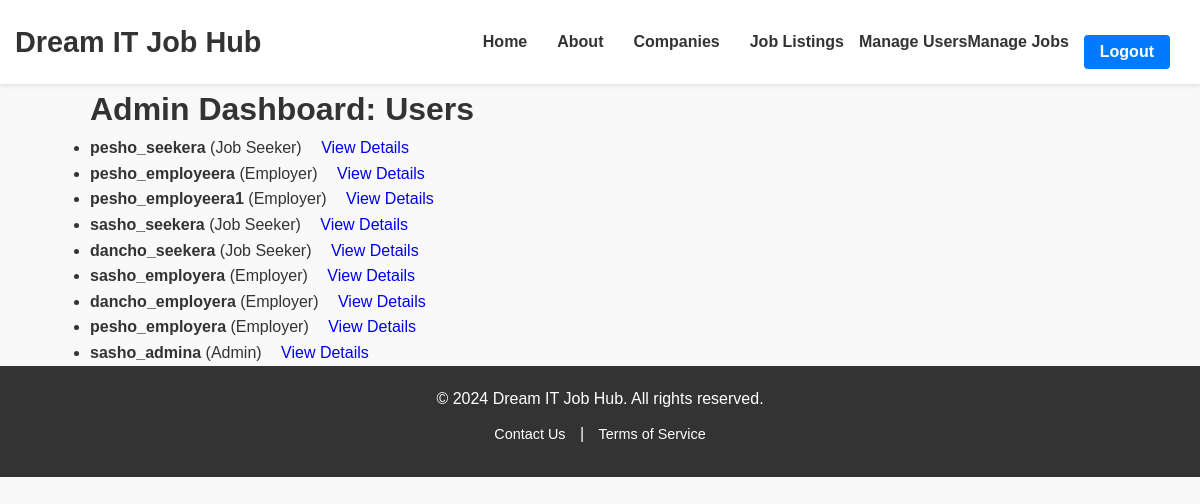
Before: /users/admin/all/ (signed in) with the older database file.
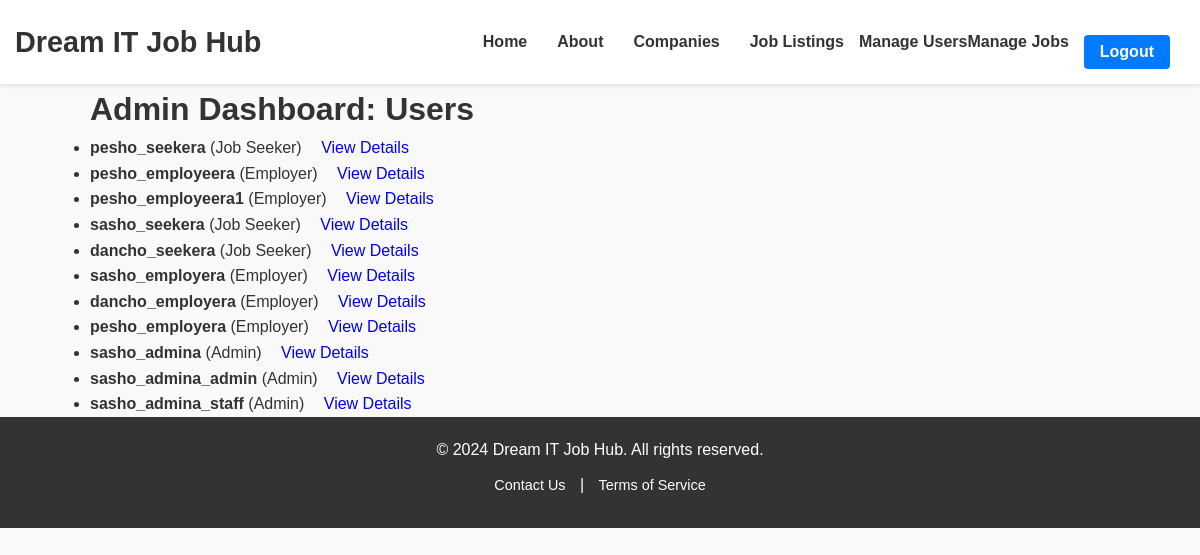
After: the same page with the newer database file.
### JobPortalFinal/users/models.py (models this page shows, shortened)
class CustomUser(AbstractUser):
    USER_TYPE_CHOICES = (
        (1, 'Job Seeker'),
        (2, 'Employer'),
        (3 , 'Admin'),
    )
    user_type = models.IntegerField(choices=USER_TYPE_CHOICES)
    def is_seeker(self):
        return self.user_type == 1
    def is_employer(self):
        return self.user_type == 2
    def is_admin(self):
        return self.user_type == 3

### JobPortalFinal/users/views.py (the view)
# urls.py: path('admin/all/', ListAdminCustomUserView.as_view(), name='all users admin'),
class ListAdminCustomUserView(LoginRequiredMixin,ListView):
    model = CustomUser
    template_name = 'users/admin-users-list.html'
    def get_queryset(self):
        if self.request.user.is_admin():
            return CustomUser.objects.all()
        return CustomUser.objects.none()

### templates/users/admin-users-list.html
{% extends 'base.html' %}
{% block content %}
<div class="container">
    <h1 class="my-4">Admin Dashboard: Users</h1>
    <ul class="list-group">
        {% for user in object_list %}
            <li class="list-group-item d-flex justify-content-between align-items-center">
                <span>
                    <strong>{{ user.username }}</strong> ({{ user.get_user_type_display }})
                </span>
                <a href="{% url 'profile detail admin' user.pk %}" class="btn btn-primary btn-sm">View Details</a>
            </li>
        {% endfor %}
    </ul>
</div>
{% endblock %}

Changed rows visible on the page:
added CustomUser: username "sasho_admina_admin", user_type "Admin"
added CustomUser: username "sasho_admina_staff", user_type "Admin"
